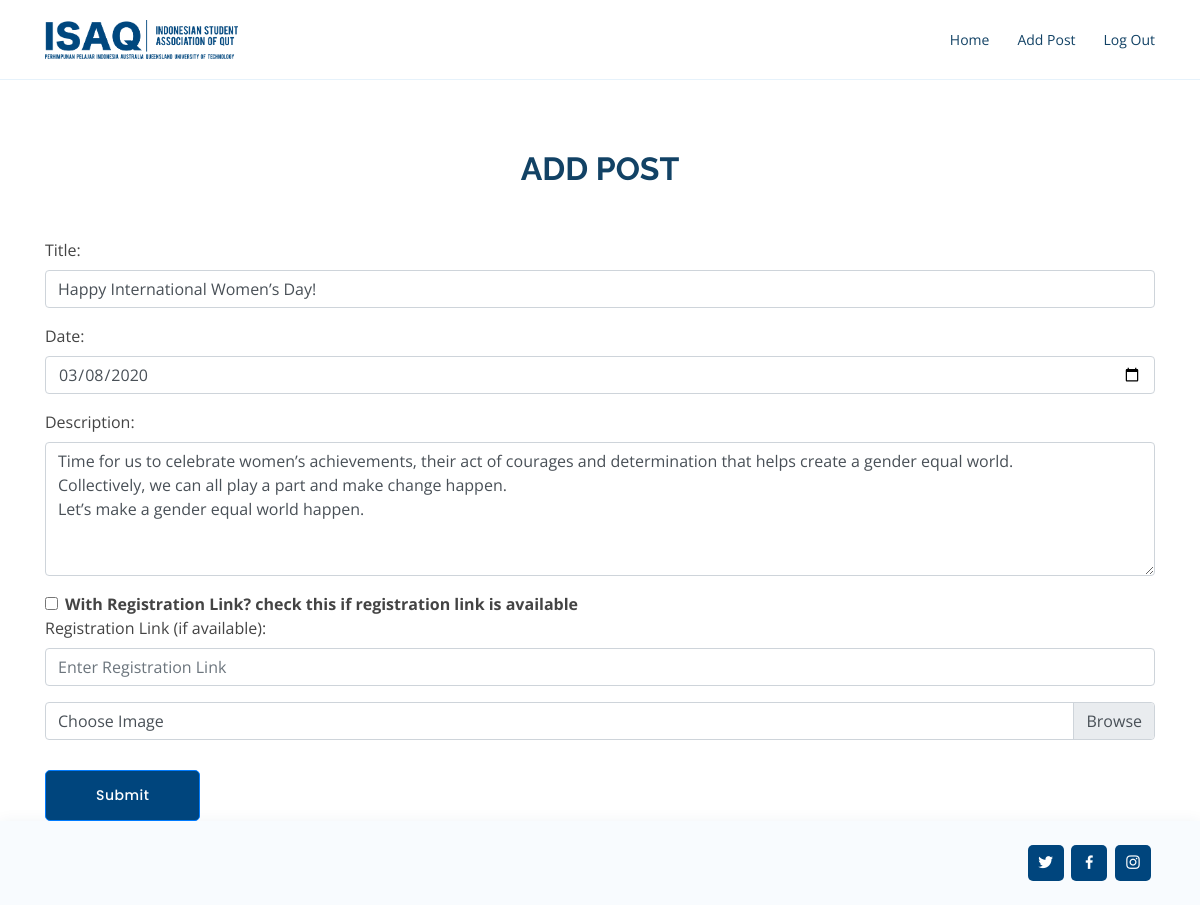
The page /admin/post/1/update (signed in) on the database its author committed.
### ISAQ/models.py (models this page shows)
class Post(db.Model):
    id = db.Column(db.Integer, primary_key=True)
    title = db.Column(db.String(100), nullable=False)
    date = db.Column(db.DateTime, nullable=False, default=datetime.utcnow)
    description = db.Column(db.Text, nullable=False)
    registration_link = db.Column(db.String(100), default=None)
    picture_file = db.Column(db.String(20), nullable=False, default='default.png')
    user_id = db.Column(db.Integer, db.ForeignKey('user.id'), nullable=False)

### ISAQ/admin/routes.py (the view, shortened to what this page needs)
@admin_b.route('/admin/post/<int:post_id>/update', methods=['GET', 'POST'])
@login_required
def post_update(post_id):
    post = Post.query.filter_by(id=post_id).first()
    return render_template('admin/post_update.html', post=post)

### ISAQ/models.py (called while the page is built)
@login_manager.user_loader
def load_user(user_id):
    return User.query.get(int(user_id))

### ISAQ/templates/admin/post_update.html (shortened to what this page needs)
{% extends 'admin/layout.html' %}
{% block content %}
  <div class="container">
    <div class="section-title" style="margin-top: 150px;">
      <h2>Add Post</h2>
    </div>
    <form method="POST" action="" enctype="multipart/form-data">
      <div class="form-group">
        <label for="titleInput">Title:</label>
        <input type="text" class="form-control" id="titleInput" placeholder="Enter title" name="title" value="{{ post.title }}">
      </div>
      <div class="form-group">
        <label for="titleInput">Date:</label>
        <input type="date" class="form-control" id="dateInput" placeholder="Enter Date" name="date" value="{{ post.date.strftime('%Y-%m-%d') }}">
      </div>
      <div class="form-group">
        <label for="comment">Description:</label>
        <textarea class="form-control" rows="5" id="descriptionInput" placeholder="Enter Description" name="description">{{ post.description }}</textarea>
      </div>
      <div class="form-check">
        <input class="form-check-input" type="checkbox" value=1 id="registrationLinkCheckbox" name="include_link" {% if post.registration_link %} checked {% endif %}>
        <label class="form-check-label" for="registrationLinkCheckbox">
            <b>With Registration Link? check this if registration link is available</b>
        </label>
      </div>
      <div class="form-group">
        <label for="registrationLinkInput">Registration Link (if available):</label>
        <input type="text" class="form-control" id="registrationLinkInput" placeholder="Enter Registration Link" name="registration_link" {% if post.registration_link %} value="{{ post.registration_link }}" {% endif %}>
      </div>
      <div class="custom-file">
          <label class="custom-file-label" for="picture">Choose Image</label>
        </div>
      <button type="submit" class="btn btn-primary btn-general">Submit</button>
  </form>
  </div>
{% endblock %}

### ISAQ/static/css/style.css (style rules this page uses)
body { font-family: "Open Sans", sans-serif; color: #444444; }
h1, h2, h3, h4, h5, h6 { font-family: "Raleway", sans-serif; }
.btn-general { font-family: "Poppins", sans-serif; font-weight: 500; font-size: 14px; letter-spacing: 0.5px; display: inline-block; padding: 14px 50px; border-radius: 5px; transition: 0.5s; margin-top: 30px; color: #fff; background: #00457d; }
.section-title { text-align: center; padding-bottom: 30px; }
.section-title h2 { font-size: 32px; font-weight: bold; text-transform: uppercase; margin-bottom: 20px; padding-bottom: 0; color: #124265; }

### rows shown on the page
Post: title "Happy International Women’s Day!", date "03/08/2020", description "Time for us to celebrate women’s achievements, their act of courages and determination that helps create a gender equal world. Collectively, we can all play a part and make change happen. Let’s make a gender equal world happen."
